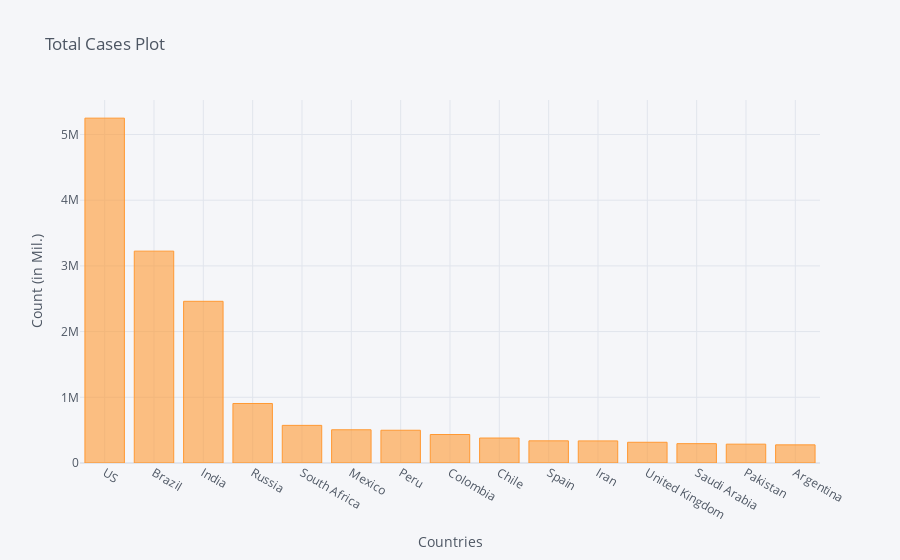

Notebook cell for this chart:
### Code cell
corona_dframe_agg_plot.iplot(kind='bar', x='Country/Region', y='8/13/20',
                             title='Total Cases Plot',xTitle='Countries',yTitle='Count (in Mil.)')

### Figure 1 — Plotly figure (JSON) as saved in the notebook; plotly's stock layout.template omitted (floating-point values rounded to 4 significant figures)
{"data": [{"marker": {"color": "rgba(255, 153, 51, 0.6)", "line": {"color": "rgba(255, 153, 51, 1.0)", "width": 1}}, "name": "8/13/20", "orientation": "v", "text": "", "type": "bar", "x": ["US", "Brazil", "India", "Russia", "South Africa", "Mexico", "Peru", "Colombia", "Chile", "Spain", "Iran", "United Kingdom", "Saudi Arabia", "Pakistan", "Argentina"], "y": [5248854, 3224876, 2461190, 905762, 572865, 505751, 498555, 433805, 380034, 337334, 336324, 315600, 294519, 286674, 276072]}], "layout": {"legend": {"bgcolor": "#F5F6F9", "font": {"color": "#4D5663"}}, "paper_bgcolor": "#F5F6F9", "plot_bgcolor": "#F5F6F9", "title": {"font": {"color": "#4D5663"}, "text": "Total Cases Plot"}, "xaxis": {"gridcolor": "#E1E5ED", "showgrid": true, "tickfont": {"color": "#4D5663"}, "title": {"font": {"color": "#4D5663"}, "text": "Countries"}, "zerolinecolor": "#E1E5ED"}, "yaxis": {"gridcolor": "#E1E5ED", "showgrid": true, "tickfont": {"color": "#4D5663"}, "title": {"font": {"color": "#4D5663"}, "text": "Count (in Mil.)"}, "zerolinecolor": "#E1E5ED"}}}
